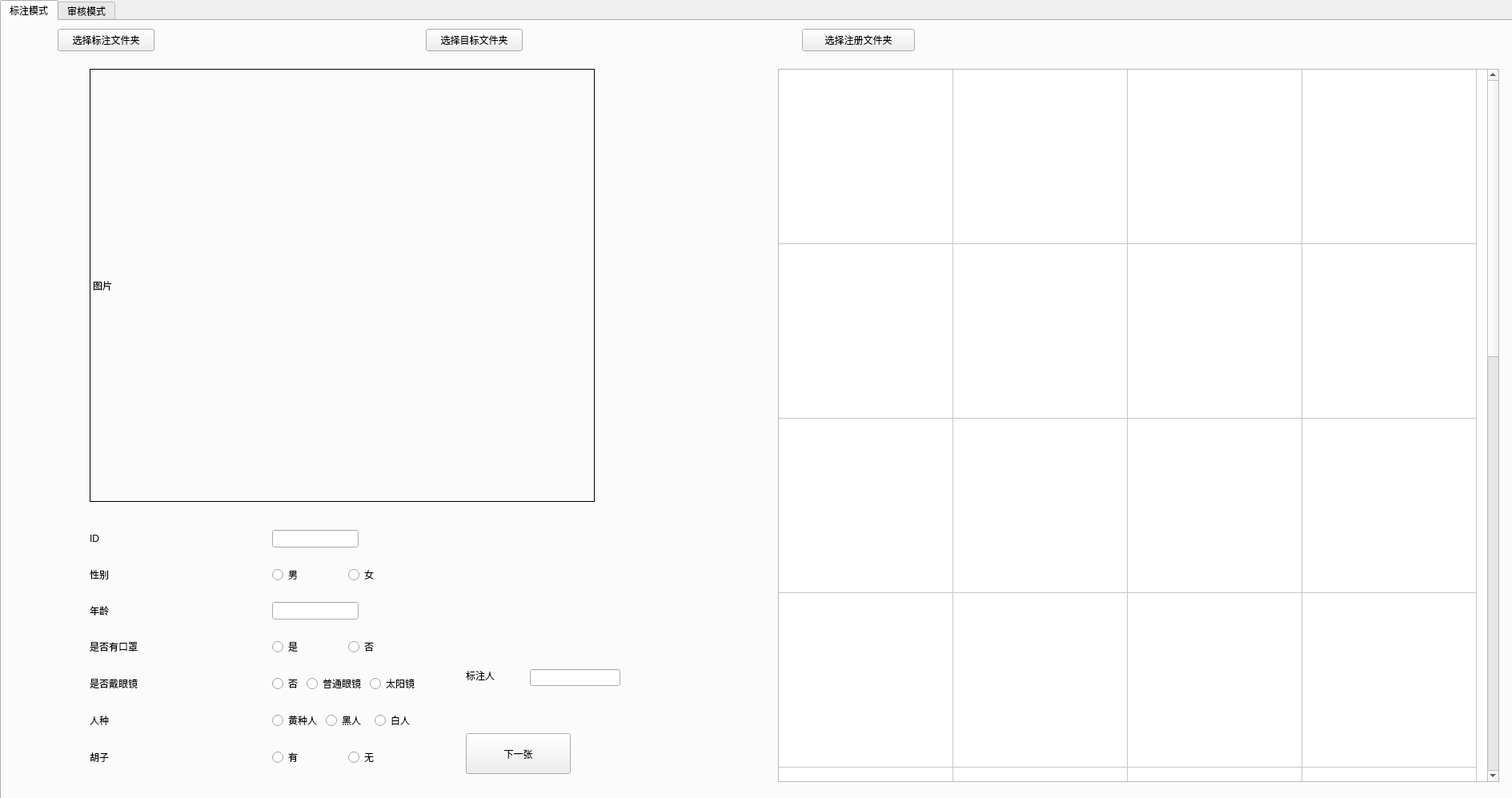
<?xml version="1.0" encoding="UTF-8"?>
<ui version="4.0">
 <class>Form</class>
 <widget class="QWidget" name="Form">
  <property name="geometry">
   <rect>
    <x>0</x>
    <y>0</y>
    <width>1889</width>
    <height>997</height>
   </rect>
  </property>
  <property name="windowTitle">
   <string>Form</string>
  </property>
  <widget class="QTabWidget" name="tabWidget">
   <property name="geometry">
    <rect>
     <x>0</x>
     <y>0</y>
     <width>1920</width>
     <height>1080</height>
    </rect>
   </property>
   <property name="currentIndex">
    <number>0</number>
   </property>
   <widget class="QWidget" name="tab">
    <attribute name="title">
     <string>标注模式</string>
    </attribute>
    <widget class="QLabel" name="label">
     <property name="geometry">
      <rect>
       <x>110</x>
       <y>60</y>
       <width>631</width>
       <height>541</height>
      </rect>
     </property>
     <property name="frameShape">
      <enum>QFrame::Panel</enum>
     </property>
     <property name="text">
      <string>图片</string>
     </property>
    </widget>
    <widget class="QWidget" name="gridLayoutWidget">
     <property name="geometry">
      <rect>
       <x>110</x>
       <y>620</y>
       <width>411</width>
       <height>331</height>
      </rect>
     </property>
     <layout class="QGridLayout" name="gridLayout">
      <item row="6" column="1">
       <layout class="QHBoxLayout" name="horizontalLayout_2">
        <item>
         <widget class="QRadioButton" name="radioButton_3">
          <property name="text">
           <string>是</string>
          </property>
          <attribute name="buttonGroup">
           <string notr="true">buttonGroup_2</string>
          </attribute>
         </widget>
        </item>
        <item>
         <widget class="QRadioButton" name="radioButton_4">
          <property name="text">
           <string>否</string>
          </property>
          <attribute name="buttonGroup">
           <string notr="true">buttonGroup_2</string>
          </attribute>
         </widget>
        </item>
       </layout>
      </item>
      <item row="3" column="1">
       <layout class="QHBoxLayout" name="horizontalLayout">
        <item>
         <widget class="QRadioButton" name="radioButton_2">
          <property name="text">
           <string>男</string>
          </property>
          <attribute name="buttonGroup">
           <string notr="true">buttonGroup</string>
          </attribute>
         </widget>
        </item>
        <item>
         <widget class="QRadioButton" name="radioButton">
          <property name="text">
           <string>女</string>
          </property>
          <attribute name="buttonGroup">
           <string notr="true">buttonGroup</string>
          </attribute>
         </widget>
        </item>
       </layout>
      </item>
      <item row="9" column="1">
       <layout class="QHBoxLayout" name="horizontalLayout_4">
        <item>
         <widget class="QRadioButton" name="radioButton_9">
          <property name="text">
           <string>黄种人</string>
          </property>
          <attribute name="buttonGroup">
           <string notr="true">buttonGroup_4</string>
          </attribute>
         </widget>
        </item>
        <item>
         <widget class="QRadioButton" name="radioButton_8">
          <property name="text">
           <string>黑人</string>
          </property>
          <attribute name="buttonGroup">
           <string notr="true">buttonGroup_4</string>
          </attribute>
         </widget>
        </item>
        <item>
         <widget class="QRadioButton" name="radioButton_10">
          <property name="text">
           <string>白人</string>
          </property>
          <attribute name="buttonGroup">
           <string notr="true">buttonGroup_4</string>
          </attribute>
         </widget>
        </item>
       </layout>
      </item>
      <item row="8" column="1">
       <layout class="QHBoxLayout" name="horizontalLayout_3">
        <item>
         <widget class="QRadioButton" name="radioButton_7">
          <property name="text">
           <string>否</string>
          </property>
          <attribute name="buttonGroup">
           <string notr="true">buttonGroup_3</string>
          </attribute>
         </widget>
        </item>
        <item>
         <widget class="QRadioButton" name="radioButton_6">
          <property name="text">
           <string>普通眼镜</string>
          </property>
          <attribute name="buttonGroup">
           <string notr="true">buttonGroup_3</string>
          </attribute>
         </widget>
        </item>
        <item>
         <widget class="QRadioButton" name="radioButton_5">
          <property name="text">
           <string>太阳镜</string>
          </property>
          <attribute name="buttonGroup">
           <string notr="true">buttonGroup_3</string>
          </attribute>
         </widget>
        </item>
       </layout>
      </item>
      <item row="10" column="1">
       <layout class="QHBoxLayout" name="horizontalLayout_5">
        <item>
         <widget class="QRadioButton" name="radioButton_12">
          <property name="text">
           <string>有</string>
          </property>
          <attribute name="buttonGroup">
           <string notr="true">buttonGroup_5</string>
          </attribute>
         </widget>
        </item>
        <item>
         <widget class="QRadioButton" name="radioButton_11">
          <property name="text">
           <string>无</string>
          </property>
          <attribute name="buttonGroup">
           <string notr="true">buttonGroup_5</string>
          </attribute>
         </widget>
        </item>
       </layout>
      </item>
      <item row="5" column="1">
       <widget class="QLineEdit" name="lineEdit_2">
        <property name="sizePolicy">
         <sizepolicy hsizetype="Fixed" vsizetype="Fixed">
          <horstretch>0</horstretch>
          <verstretch>0</verstretch>
         </sizepolicy>
        </property>
       </widget>
      </item>
      <item row="0" column="1">
       <widget class="QLineEdit" name="lineEdit">
        <property name="sizePolicy">
         <sizepolicy hsizetype="Fixed" vsizetype="Fixed">
          <horstretch>0</horstretch>
          <verstretch>0</verstretch>
         </sizepolicy>
        </property>
       </widget>
      </item>
      <item row="10" column="0">
       <widget class="QLabel" name="label_7">
        <property name="maximumSize">
         <size>
          <width>404</width>
          <height>16777215</height>
         </size>
        </property>
        <property name="text">
         <string>胡子</string>
        </property>
       </widget>
      </item>
      <item row="9" column="0">
       <widget class="QLabel" name="label_6">
        <property name="text">
         <string>人种</string>
        </property>
       </widget>
      </item>
      <item row="8" column="0">
       <widget class="QLabel" name="label_8">
        <property name="text">
         <string>是否戴眼镜</string>
        </property>
       </widget>
      </item>
      <item row="6" column="0">
       <widget class="QLabel" name="label_5">
        <property name="text">
         <string>是否有口罩</string>
        </property>
       </widget>
      </item>
      <item row="5" column="0">
       <widget class="QLabel" name="label_4">
        <property name="text">
         <string>年龄</string>
        </property>
       </widget>
      </item>
      <item row="3" column="0">
       <widget class="QLabel" name="label_3">
        <property name="text">
         <string>性别</string>
        </property>
       </widget>
      </item>
      <item row="0" column="0">
       <widget class="QLabel" name="label_2">
        <property name="enabled">
         <bool>true</bool>
        </property>
        <property name="text">
         <string>ID</string>
        </property>
       </widget>
      </item>
     </layout>
    </widget>
    <widget class="QPushButton" name="pushButton">
     <property name="geometry">
      <rect>
       <x>70</x>
       <y>10</y>
       <width>121</width>
       <height>28</height>
      </rect>
     </property>
     <property name="text">
      <string>选择标注文件夹</string>
     </property>
    </widget>
    <widget class="QPushButton" name="pushButton_2">
     <property name="geometry">
      <rect>
       <x>530</x>
       <y>10</y>
       <width>121</width>
       <height>28</height>
      </rect>
     </property>
     <property name="text">
      <string>选择目标文件夹</string>
     </property>
    </widget>
    <widget class="QPushButton" name="pushButton_3">
     <property name="geometry">
      <rect>
       <x>1000</x>
       <y>10</y>
       <width>141</width>
       <height>28</height>
      </rect>
     </property>
     <property name="text">
      <string>选择注册文件夹</string>
     </property>
    </widget>
    <widget class="QTableWidget" name="tableWidget">
     <property name="geometry">
      <rect>
       <x>970</x>
       <y>60</y>
       <width>901</width>
       <height>891</height>
      </rect>
     </property>
     <property name="rowCount">
      <number>10</number>
     </property>
     <property name="columnCount">
      <number>4</number>
     </property>
     <attribute name="horizontalHeaderVisible">
      <bool>false</bool>
     </attribute>
     <attribute name="horizontalHeaderDefaultSectionSize">
      <number>218</number>
     </attribute>
     <attribute name="verticalHeaderVisible">
      <bool>false</bool>
     </attribute>
     <attribute name="verticalHeaderDefaultSectionSize">
      <number>218</number>
     </attribute>
     <row/>
     <row/>
     <row/>
     <row/>
     <row/>
     <row/>
     <row/>
     <row/>
     <row/>
     <row/>
     <column/>
     <column/>
     <column/>
     <column/>
    </widget>
    <widget class="QLabel" name="label_12">
     <property name="geometry">
      <rect>
       <x>580</x>
       <y>810</y>
       <width>72</width>
       <height>15</height>
      </rect>
     </property>
     <property name="text">
      <string>标注人</string>
     </property>
    </widget>
    <widget class="QLineEdit" name="lineEdit_3">
     <property name="geometry">
      <rect>
       <x>660</x>
       <y>810</y>
       <width>113</width>
       <height>21</height>
      </rect>
     </property>
    </widget>
    <widget class="QPushButton" name="pushButton_4">
     <property name="geometry">
      <rect>
       <x>580</x>
       <y>890</y>
       <width>131</width>
       <height>51</height>
      </rect>
     </property>
     <property name="text">
      <string>下一张</string>
     </property>
    </widget>
    <widget class="QWidget" name="formLayoutWidget">
     <property name="geometry">
      <rect>
       <x>389</x>
       <y>299</y>
       <width>2</width>
       <height>2</height>
      </rect>
     </property>
     <layout class="QFormLayout" name="formLayout_2"/>
    </widget>
   </widget>
   <widget class="QWidget" name="tab_2">
    <attribute name="title">
     <string>审核模式</string>
    </attribute>
   </widget>
  </widget>
 </widget>
 <resources/>
 <connections/>
 <buttongroups>
  <buttongroup name="buttonGroup"/>
  <buttongroup name="buttonGroup_3"/>
  <buttongroup name="buttonGroup_2"/>
  <buttongroup name="buttonGroup_5"/>
  <buttongroup name="buttonGroup_4"/>
 </buttongroups>
</ui>
